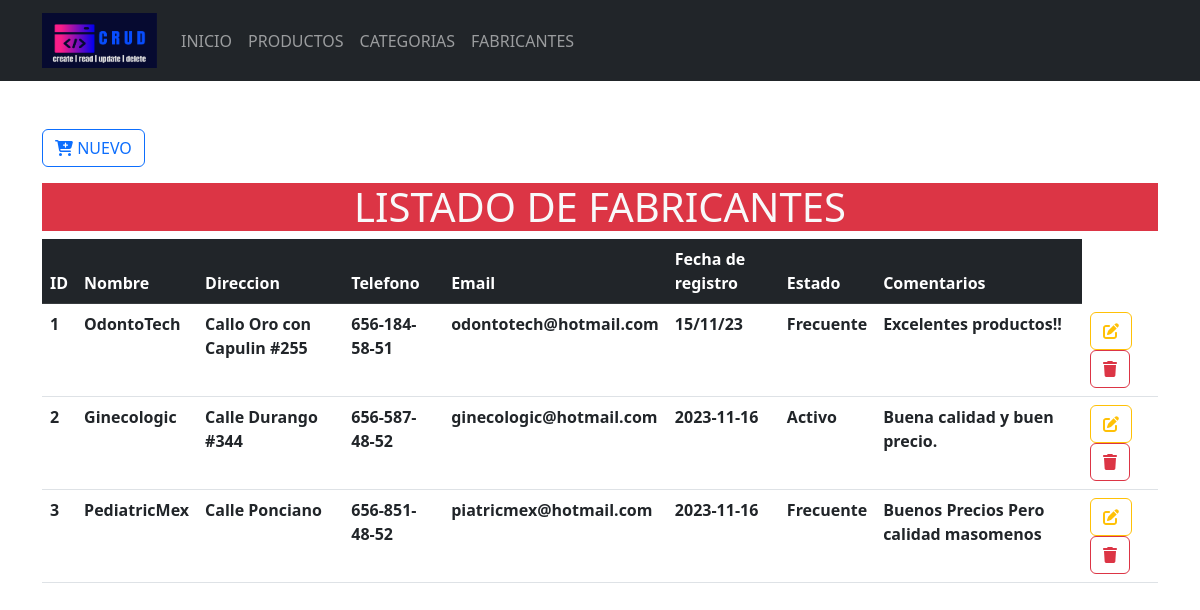
The page /Formularios/marcas/index.php on the database as committed earlier.
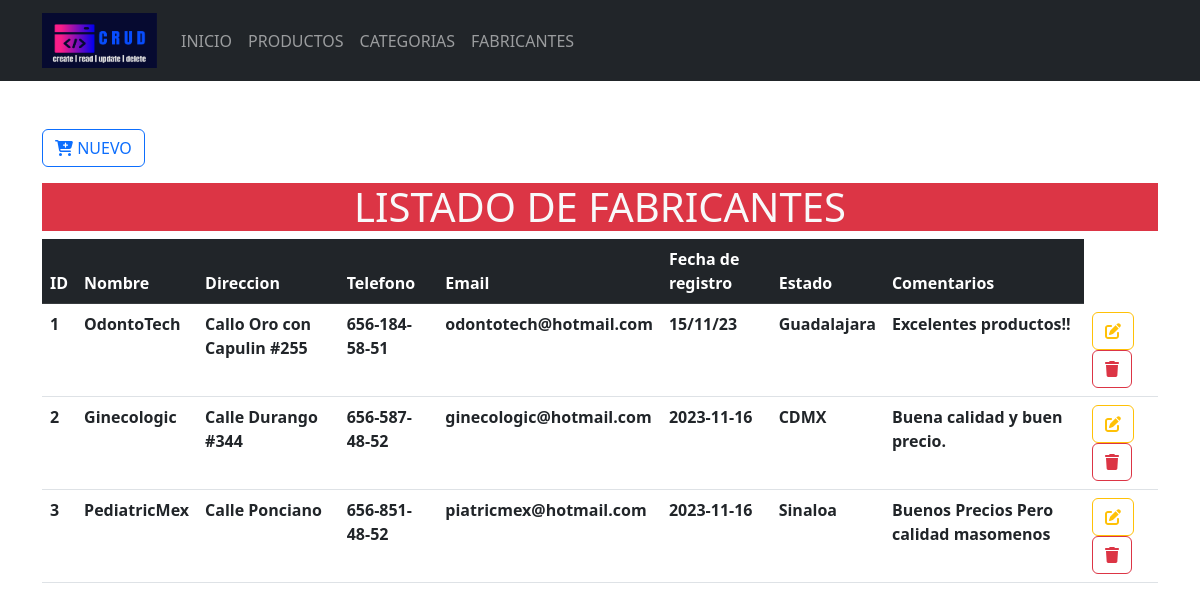
The same page on the database as committed later.
### tables this page shows
CREATE TABLE `fabricante` (
  `id_fabricante` int(11) NOT NULL,
  `nom_fabricante` varchar(100) NOT NULL,
  `direccion` varchar(100) NOT NULL,
  `telefono` varchar(100) NOT NULL,
  `email` varchar(100) NOT NULL,
  `fech_registro` varchar(100) NOT NULL,
  `estado` varchar(100) NOT NULL,
  `Comentarios` varchar(100) NOT NULL
);

### Formularios/marcas/index.php (the view, shortened to what this page needs)
<?php
include_once("../../config/conexion.php")
?>
<!doctype html>
<html lang="es">
<head>
    <link rel="stylesheet" href="<?php echo base_url; ?>css/bootstrap.min.css">
<body>
    <header>
        <nav class="navbar navbar-expand-lg bg-dark" data-bs-theme="dark">
            <div class="container">
                <a class="navbar-brand" href="<?php echo base_url; ?>">
                    <img src="<?php echo base_url; ?>img/logo.png" alt="logo" height="55" width="115">
                </a>
                <div class="collapse navbar-collapse" id="mi-menu">
                    <ul class="navbar-nav">
                        <li class="nav-item">
                            <a class="nav-link" href="<?php echo base_url; ?>">INICIO</a>
                        </li>
                        <li class="nav-item">
                            <a class="nav-link" href="<?php echo base_url; ?>Formularios/productos/index.php">PRODUCTOS</a>
                        </li>
                        <li class="nav-item">
                            <a class="nav-link" href="<?php echo base_url; ?>Formularios/categorias/index.php">CATEGORIAS</a>
                        </li>
                        <li class="nav-item">
                            <a class="nav-link" href="<?php echo base_url; ?>Formularios/marcas/index.php">FABRICANTES</a>
                        </li>
                    </ul>
                </div>
            </div>
        </nav>
    </header>
    <div class="container-lg mt-5">
        <a href="crear.php" type="button" class="btn btn-outline-primary mb-3">
            <i class="fa-solid fa-cart-plus fa-beat"></i>
            NUEVO
        </a>
        <h1 class="text-center bg-danger text-light ">LISTADO DE FABRICANTES</h1>
        <div class="table-responsive-sm">
            <table class="table table-hover">
                <thead class="table-dark">
                    <tr>
                        <th scope="col">ID</th>
                        <th scope="col">Nombre</th>
                        <th scope="col">Direccion</th>
                        <th scope="col">Telefono</th>
                        <th scope="col">Email</th>
                        <th scope="col">Fecha de registro</th>
                        <th scope="col">Estado</th>
                        <th scope="col">Comentarios</th>
                    </tr>
                </thead>
                <tbody>
                    <?php
                    $sql = $conexion->query("SELECT * FROM fabricante");
                    while ($resultado = $sql->fetch_assoc()) {
                    ?>
                        <tr>
                            <th scope="row"><?php echo $resultado['id_fabricante'] ?></th>
                            <th scope="row"><?php echo $resultado['nom_fabricante'] ?></th>
                            <th scope="row"><?php echo $resultado['direccion'] ?></th>
                            <th scope="row"><?php echo $resultado['telefono'] ?></th>
                            <th scope="row"><?php echo $resultado['email'] ?></th>
                            <th scope="row"><?php echo $resultado['fech_registro'] ?></th>
                            <th scope="row"><?php echo $resultado['estado'] ?></th>
                            <th scope="row"><?php echo $resultado['Comentarios'] ?></th>
                            <th scope="row">
                                <a href="<?php echo base_url; ?>Formularios/marcas/actualizar.php?Id=<?php echo $resultado['id_fabricante'] ?>" class="btn btn-outline-warning">
                                    <i class="fa-solid fa-pen-to-square fa-beat"></i>
                                </a>
                                <a href="<?php echo base_url; ?>CRUDM/eliminarDatos.php?Id=<?php echo $resultado['id_fabricante'] ?>" class="btn btn-outline-danger">
                                    <i class="fa-solid fa-trash fa-beat"></i>
                                </a>
                            </th>
                        </tr>
                    <?php
                    }
                    ?>
                </tbody>
            </table>
        </div>
    </div>
</body>
</html>

Rows that differ between the two databases and show on the page:
changed fabricante "OdontoTech": estado "Frecuente" → "Guadalajara"
changed fabricante "Ginecologic": estado "Activo" → "CDMX"
changed fabricante "PediatricMex": estado "Frecuente" → "Sinaloa"
